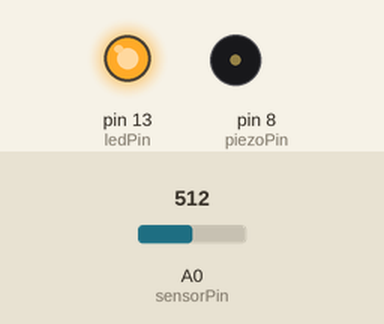
Simulated run of this sketch. Board: Arduino Uno, built with avr-gcc and run on an emulated ATmega328P. Shown: output pins drawn as LEDs (lit = HIGH), buzzer (waves = sounding). The test bench sets the inputs (shaded band); at power-on: A0 (sensorPin) = 512.

Above: at 0.1 s.
At 5.1 s:
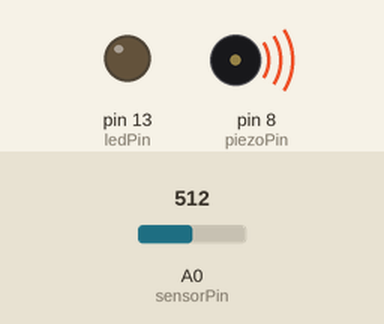
Timing chart, 0 to 6.8 s (numbered marks = the images above):
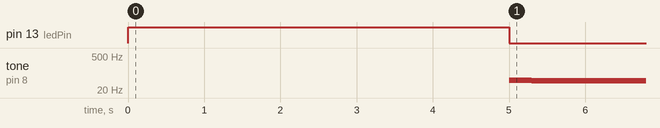

Measured:
- by itself, tone on pin 8 (piezoPin): silent → 51 Hz at 5.0 s, → 49 Hz 0.30 s later

The sketch:

light-theremin.ino
```cpp
int sensorPin = A0;
int piezoPin = 8;

int sensorValue;
int sensorLow = 1023;
int sensorHigh = 0;
const int ledPin = 13;

int pastValues[30] = { };

void setup() {
  pinMode(ledPin, OUTPUT);
  pinMode(piezoPin, OUTPUT);
  pinMode(sensorPin, INPUT);

  // calibrating...
  digitalWrite(ledPin, HIGH);
  while (millis() < 5000) {
    sensorValue = analogRead(sensorPin);
    if (sensorValue > sensorHigh) {
      sensorHigh = sensorValue;
    }
    if (sensorValue < sensorLow) {
      sensorLow = sensorValue;
    }
  }
  digitalWrite(ledPin, LOW);
}

void loop() {
  sensorValue = analogRead(sensorPin);

  for (int i = 1; i < 30; i++) {
    pastValues[i - 1] = pastValues[i];
  }

  pastValues[29] = sensorValue;

  int average = 0;
  for (int value : pastValues) {
    average += value;
  }
  average /= 30;

  int pitch =
    map(average, sensorLow, sensorHigh, 50, 1760);
  tone(piezoPin, pitch, 20);
  delay(10);
}
```
